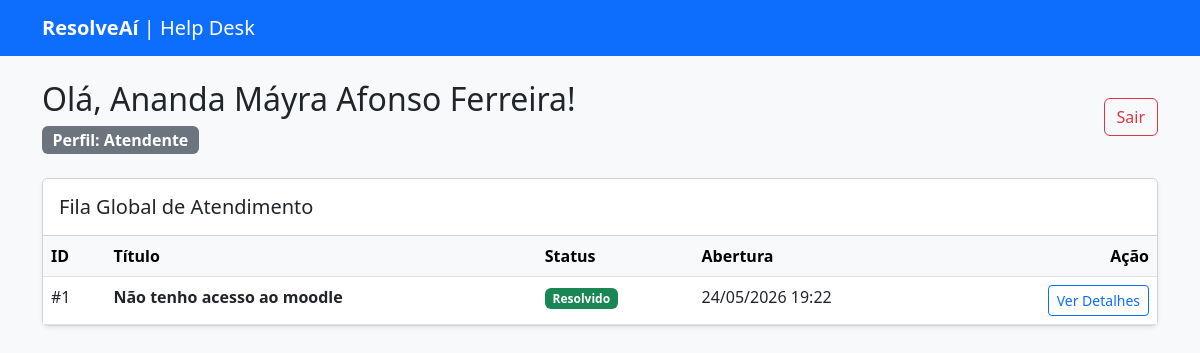
/ (signed in), run on an earlier commit of the app's database.
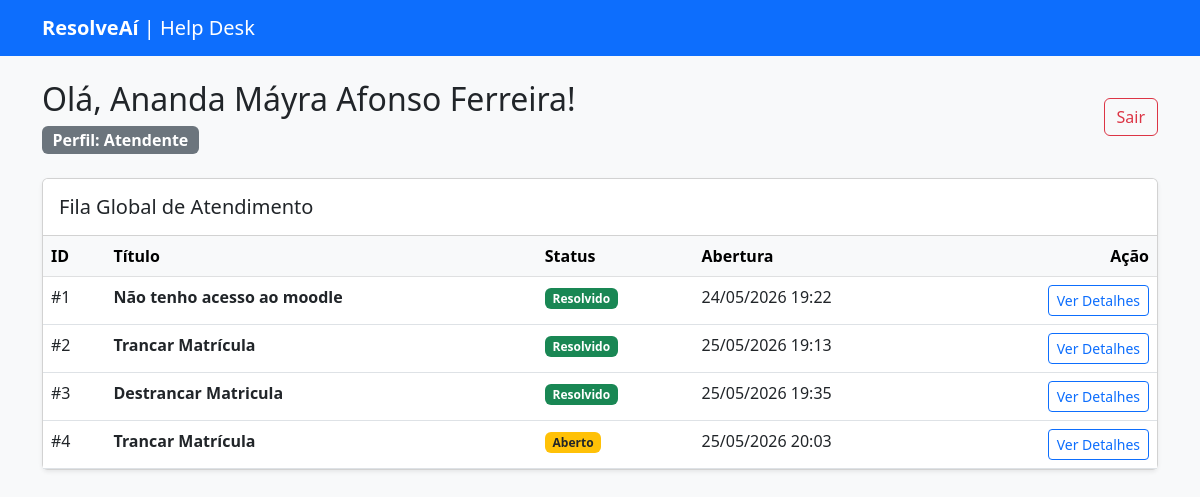
And on a later commit of the database.
### app/models.py (models this page shows)
class User(UserMixin, db.Model):
    id = db.Column(db.Integer, primary_key=True)
    nome = db.Column(db.String(100), nullable=False)
    email = db.Column(db.String(120), unique=True, nullable=False)
    senha = db.Column(db.String(200), nullable=False)
    tipo = db.Column(db.String(20), nullable=False, default='cliente')
    tickets = db.relationship('Ticket', backref='cliente', lazy=True)
    respostas = db.relationship('Reply', backref='autor', lazy=True)

class Ticket(db.Model):
    id = db.Column(db.Integer, primary_key=True)
    titulo = db.Column(db.String(150), nullable=False)
    descricao = db.Column(db.Text, nullable=False)
    status = db.Column(db.String(50), default='Aberto')
    data_criacao = db.Column(db.DateTime, default=datetime.utcnow)
    nota = db.Column(db.Integer, nullable=True)
    cliente_id = db.Column(db.Integer, db.ForeignKey('user.id'), nullable=False)
    respostas = db.relationship('Reply', backref='ticket_original', lazy=True)

### app/routes.py (the view)
@bp.route('/')
@login_required
def dashboard():
    if current_user.tipo == 'cliente':
        tickets = Ticket.query.filter_by(cliente_id=current_user.id).all()
    else:
        tickets = Ticket.query.all()
    return render_template('dashboard.html', tickets=tickets)

### app/__init__.py (called while the page is built)
def create_app():
    app = Flask(__name__)
    app.config['SECRET_KEY'] = 'chave_super_secreta_para_sessoes'
    app.config['SQLALCHEMY_DATABASE_URI'] = 'sqlite:///database.db'
    app.config['SQLALCHEMY_TRACK_MODIFICATIONS'] = False
    db.init_app(app)
    login_manager.init_app(app)
    login_manager.login_view = 'main.login' # Redireciona não-logados pra cá
    login_manager.login_message = "Por favor, faça login para acessar esta página."
    from app.models import User
    @login_manager.user_loader
    def load_user(user_id):
        return User.query.get(int(user_id))
    from app.routes import bp
    app.register_blueprint(bp)
    return app

### app/templates/dashboard.html (shortened to what this page needs)
{% extends "base.html" %}
{% block content %}
<div class="d-flex justify-content-between align-items-center mb-4 mt-4">
    <div>
        <h2>Olá, {{ current_user.nome }}!</h2>
        <span class="badge bg-secondary fs-6">Perfil: {{ current_user.tipo | capitalize }}</span>
    </div>
    <div class="d-flex gap-2">
        <a href="/logout" class="btn btn-outline-danger">Sair</a>
    </div>
</div>
<div class="card shadow-sm">
    <div class="card-header bg-white py-3">
        <h5 class="mb-0">{% if current_user.tipo == 'cliente' %}Meus Chamados{% else %}Fila Global de Atendimento{% endif %}</h5>
    </div>
    <div class="card-body p-0 table-responsive">
        <table class="table table-hover mb-0">
            <thead class="table-light">
                <tr>
                    <th>ID</th>
                    <th>Título</th>
                    <th>Status</th>
                    <th>Abertura</th>
                    <th class="text-end">Ação</th>
                </tr>
            </thead>
            <tbody>
                {% for ticket in tickets %}
                <tr>
                    <td>#{{ ticket.id }}</td>
                    <td><strong>{{ ticket.titulo }}</strong></td>
                    <td>
                        {% if ticket.status == 'Aberto' %}
                            <span class="badge bg-warning text-dark">Aberto</span>
                        {% elif ticket.status == 'Em Andamento' %}
                            <span class="badge bg-primary">Em Andamento</span>
                        {% else %}
                            <span class="badge bg-success">Resolvido</span>
                        {% endif %}
                    </td>
                    <td>{{ ticket.data_criacao.strftime('%d/%m/%Y %H:%M') }}</td>
                    <td class="text-end">
                        <a href="/ticket/{{ ticket.id }}" class="btn btn-sm btn-outline-primary">Ver Detalhes</a>
                    </td>
                </tr>
                {% else %}
                <tr>
                    <td colspan="5" class="text-center py-4 text-muted">Nenhum chamado encontrado.</td>
                </tr>
                {% endfor %}
            </tbody>
        </table>
    </div>
</div>
{% endblock %}

### app/templates/base.html (shortened to what this page needs)
<!DOCTYPE html>
<html lang="pt-BR">
<head>
    <link href="https://cdn.jsdelivr.net/npm/bootstrap@5.3.0/dist/css/bootstrap.min.css" rel="stylesheet">
</head>
<body class="bg-light">
    <nav class="navbar navbar-expand-lg navbar-dark bg-primary mb-4">
        <div class="container">
            <a class="navbar-brand" href="/"><strong>ResolveAí</strong> | Help Desk</a>
        </div>
    </nav>
    <div class="container">
        {% block content %}{% endblock %}
    </div>
</body>
</html>

What changed in the data, as far as the page shows it:
added Ticket: id "2", titulo "Trancar Matrícula", status "Resolvido", data_criacao "25/05/2026 19:13"
added Ticket: id "3", titulo "Destrancar Matricula", status "Resolvido", data_criacao "25/05/2026 19:35"
added Ticket: id "4", titulo "Trancar Matrícula", status "Aberto", data_criacao "25/05/2026 20:03"
